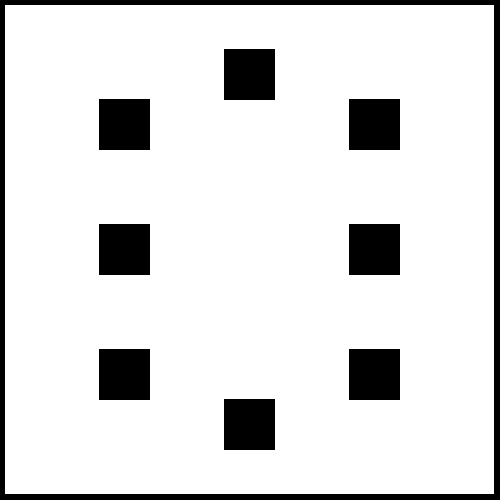
#> input picture A_star_motion_primitives/map.png, 500 x 500 px
$ python Astar_motion_primitives.py
#> lines starting #> are read from the running program, lines starting #| are printed output that depends on the picture; after the words box and inside, x2 and y2 are one past the last pixel; in counts of white or black regions, pixels touching at a corner belong together
import numpy as np
import cv2
import time
from queue import PriorityQueue


class Node:
    # [6 lines left out: function __init__, not called in this run]

class Environment():
    def __init__(self, map_path, no_robots, r = 0.5):
#> called with map_path = 'map.png', no_robots = 3, r = 0.5
        img = np.zeros([500,500])
        self.map = cv2.imread(map_path,0)
#> self.map: shape (500, 500); 87.3% white; 9 black regions, largest, box (x1, y1, x2, y2) and area: (0, 0, 500, 500) 10879, (224, 49, 275, 100) 2601, (99, 99, 150, 150) 2601
        self.map_width, self.map_height = self.map.shape
#> self.map_width = 500; self.map_height = 500
        kernel = np.ones((10, 10), np.uint8)
        self.paths=[]
        self.step_theta=10
        self.parent=np.ones((self.map_width,self.map_height,360//self.step_theta),dtype=object)*-1

        # Using cv2.erode() method
        self.padder = cv2.erode(self.map, kernel, cv2.BORDER_REFLECT)
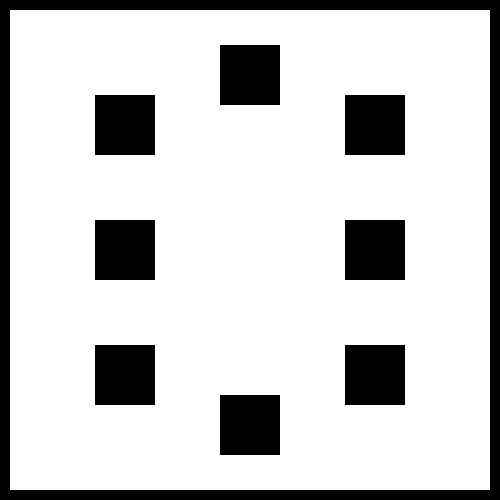
#> self.padder: shape (500, 500); 80.6% white; 9 black regions, largest, box (x1, y1, x2, y2) and area: (0, 0, 500, 500) 19600, (220, 45, 280, 105) 3600, (95, 95, 155, 155) 3600
        self.cost = np.ones(self.parent.shape)*-1
        self.no_robots = no_robots
        self.width = r
        self.step_size=10

#---------------------------------------------------------------------------------------------------------------------------------------#

    def take_action(self,parent_node,act):
        omg = act
        if act>2:
            omg = 2 - act
        omg*=10
        theta = parent_node[2]*10 + omg
        if theta>=360:
            theta -= 360
        if theta<0:
            theta += 360
        theta_rad = np.pi * theta / 180
        init_rad = np.pi * parent_node[2]*10 / 180
        omg = omg*np.pi/180
        if omg == 0:
            cx = parent_node[0] + 10*np.cos(np.pi * theta / 180)
            cy = parent_node[1] + 10*np.sin(np.pi * theta / 180)
        else:
            del_sin = np.sin(theta_rad) - np.sin(init_rad)
            del_cos = np.cos(theta_rad) - np.cos(init_rad)
            cx = parent_node[0] + 10*(del_sin/omg)
            cy = parent_node[1] - 10*(del_cos/omg)

        return (int(round(cx)),int(round(cy)),theta//10)


#--------------------------------------------------------------------------------------------------------------------------------------------------#
    # [6 lines left out: function check_max_len, not called in this run]


#---------------------------------------------------------------------------------------------------------------------------------#

    def reset(self,start,end):
        self.start = start
        self.end = end


#---------------------------------------------------------------------------------------------------------------------------------#

    def if_valid(self,x,y,t):
        if (x<0 and y<0 and x>self.map_width and y>self.map_height):
            return False
        if(self.padder[x,y]==0):
            # print("Found obstacle")
            return False

        for i in range(len(self.paths)):
            t= int(t/10)
            if(t<len(self.paths[i]) and self.dis(self.paths[i][t],[x,y])<30):
                return False
        return True

#------------------------------------------------------------------------------------------------------------------------------------#
    def get_child_cost(self,parent,child):
        return self.cost[parent[0],parent[1],parent[2]]+self.dis(parent,child)
#---------------------------------------------------------------------------------------------------------------------------------#

    def dis(self, node1, node2):
        return np.sqrt((node1[0]-node2[0])**2+(node1[1]-node2[1])**2)

#---------------------------------------------------------------------------------------------------------------------------------#
    def astar_non(self,start, goal):
        t_now=time.time()
        print("got star",start)
        print("got goal",goal)
        # print("begining paths lenght",len(self.paths),"path",self.paths)
        q=PriorityQueue()
        found = False
        q.put((0+self.dis(start,goal),start))
        vis = np.zeros((self.map_width, self.map_height,360//self.step_theta))

        self.parent[start[0]][start[1]][start[2]] =-1000
        self.cost[start[0],start[1],start[2]] = 0
        count=0
        found=False
        while not q.empty():
            count+=1
            curr_node=q.get()[1]
            if(self.dis(curr_node,goal)<= 20 or curr_node==goal):
                end_node=curr_node
                found=True
                break
            for i in range(5):
                x,y,theta=self.take_action(curr_node,i)
                if self.if_valid(x,y,self.cost[curr_node[0]][curr_node[1]][curr_node[2]]+1) and self.parent[x][y][theta]==-1 and vis[x][y][theta]==0:
                    self.cost[x][y][theta]=self.get_child_cost(curr_node,[x,y,theta])
                    q.put((self.get_child_cost([x,y,theta],goal),[x,y,theta]))
                    self.parent[x][y][theta] =[curr_node[0],curr_node[1],curr_node[2]]

        if not found:
            print('No path found')
            return False
        last_node = end_node
        path=[]
        path.append(last_node)

        # Iterate until we reach the initial node
        while self.parent[last_node[0]][last_node[1]][last_node[2]] != self.parent[start[0],start[1],start[2]]:
            # Search for parent node in the list of closed nodes
            last_node =self.parent[last_node[0]][last_node[1]][last_node[2]]
            path.append(last_node)
        path.reverse()
        self.paths.append(path)
        print(self.paths[-1])
#> (printed output is left out)
        print('time',t_now-time.time())

#---------------------------------------------------------------------------------------------------------------------------------#


    # [39 lines left out: function show_exploration, not called in this run]

#---------------------------------------------------------------------------------------------------------------------------------#


env = Environment('map.png',3)

# env.astar_non([50,50,0],[450,450,0])
env.astar_non([300,300,0],[100,20,0])
#> (the run stopped early here; a loop or call above may not have finished)
